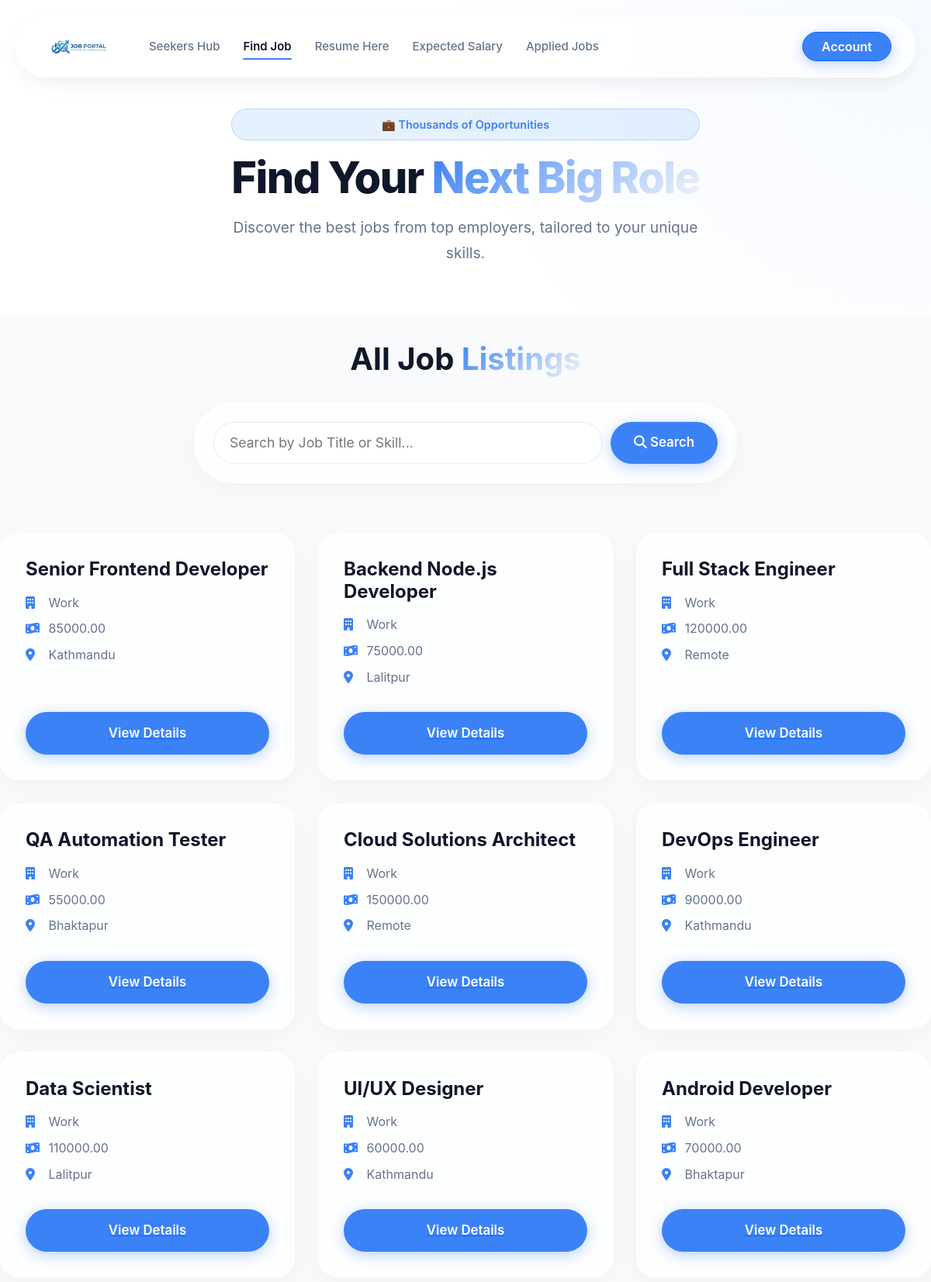
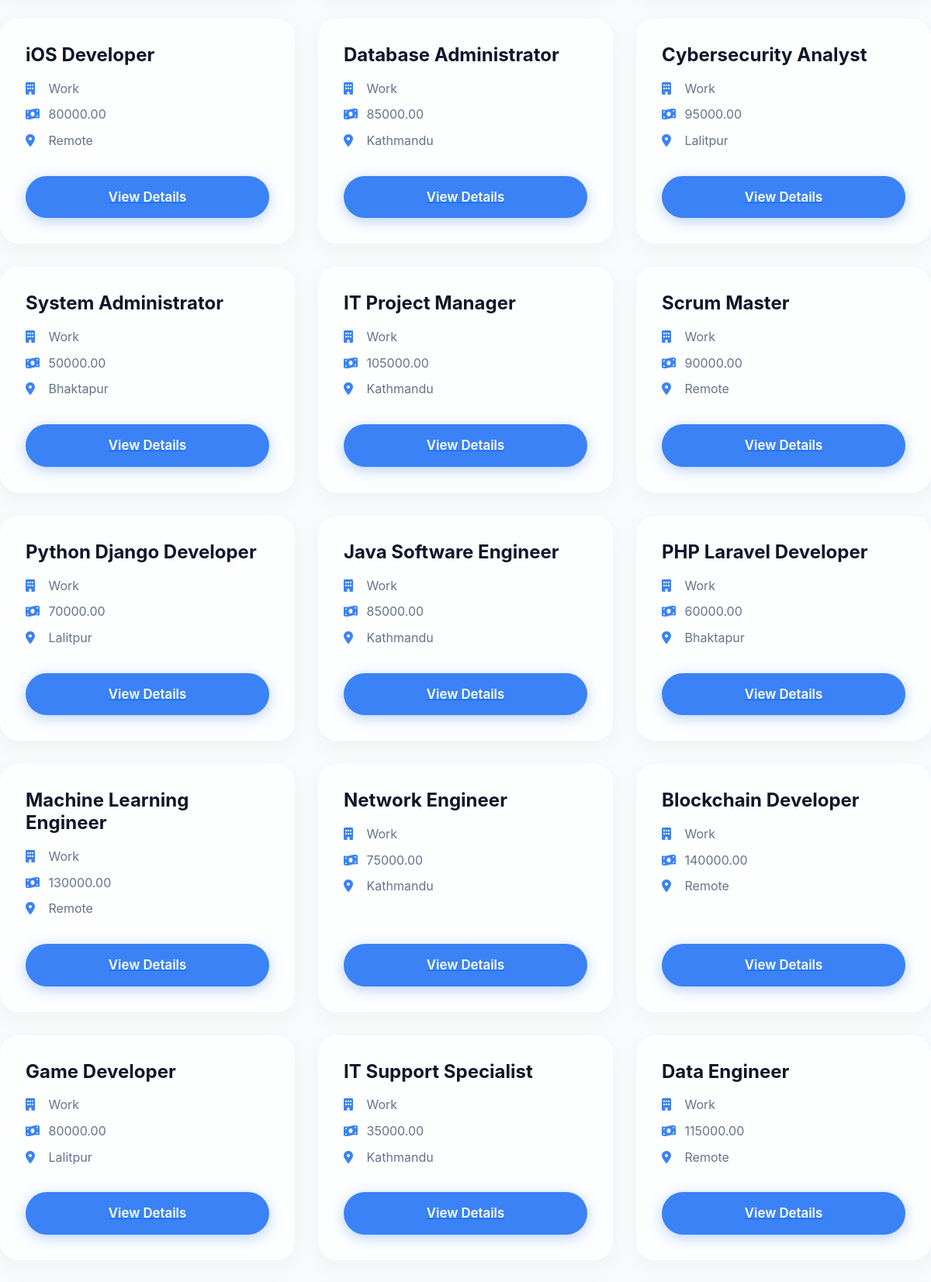
Screenshot of /jobseeker/joblist (upper part) with the database file from the repository (2 pictures, top to bottom).
### tables this page shows
CREATE TABLE IF NOT EXISTS `job_postings` (
  `job_id` int NOT NULL AUTO_INCREMENT,
  `employer_id` int DEFAULT NULL,
  `title` varchar(255) DEFAULT NULL,
  `description` text,
  `requirements` text,
  `location` varchar(255) DEFAULT NULL,
  `salary` decimal(10,2) DEFAULT NULL,
  `date_posted` date DEFAULT NULL,
  `skills` varchar(255) DEFAULT NULL,
  `status` enum('open','close') DEFAULT NULL,
  `workexperience` int NOT NULL,
  PRIMARY KEY (`job_id`),
  KEY `employer_id` (`employer_id`)
);

CREATE TABLE IF NOT EXISTS `employerlogin` (
  `employer_id` int NOT NULL AUTO_INCREMENT,
  `Fullname_E` varchar(255) DEFAULT NULL,
  `Email_Address_E` varchar(255) DEFAULT NULL,
  `Password_E` varchar(255) DEFAULT NULL,
  `Location` varchar(255) DEFAULT NULL,
  `Contact` varchar(15) DEFAULT NULL,
  PRIMARY KEY (`employer_id`)
);

### jobseeker/joblist.php (the view, shortened to what this page needs)
<?php
include '../database_configure.php';
?>
<!DOCTYPE html>
<html lang="en">
<head>
    <link href="https://cdn.jsdelivr.net/npm/bootstrap@5.3.0/dist/css/bootstrap.min.css" rel="stylesheet">
    <link rel="stylesheet" href="../main-styles.css"/>
    <link rel="stylesheet" href="jobseeker-style.css"/>
    <link rel="stylesheet" href="https://cdnjs.cloudflare.com/ajax/libs/font-awesome/6.4.0/css/all.min.css">
</head>
<body>
    <div class="nav-container">
        <nav class="glass-nav">
            <div class="logo">
                <a href="<?php echo defined('BASE_URL') ? BASE_URL : '/'; ?>/home-page"><img src="../img/logo.png" alt="JobPortal Logo"></a>
            </div>
            <div class="nav-content">
                <ul class="nav-links">
                    <li><a href="<?php echo defined('BASE_URL') ? BASE_URL : '/'; ?>/jobseeker/jobseekerHome" class="nav-link">Seekers Hub</a></li>
                    <li><a href="joblist" class="nav-link active">Find Job</a></li>
                    <li><a href="resumepage" class="nav-link">Resume Here</a></li>
                    <li><a href="salaryexpectation" class="nav-link">Expected Salary</a></li>
                    <li><a href="appliedjobs" class="nav-link">Applied Jobs</a></li>
                </ul>
                <div class="nav-actions">
                    <?php if(!isset($_SESSION['username'])): ?>
                        <a href="signin-page" class="btn btn-primary rounded-pill px-4 fw-semibold emp-btn">Account</a>
                    <?php else: ?>
                        <a href="../logout" class="btn btn-outline-danger rounded-pill px-4 fw-semibold js-btn">Log out</a>
                    <?php endif; ?>
                </div>
            </div>
        </nav>
    </div>
    <section class="banner" style="padding-top: 140px; min-height: 40vh; padding-bottom: 4rem; justify-content: center; text-align: center;">
        <div class="banner-content" style="flex: none; padding-right: 0;">
            <span class="badge-pill" style="margin-bottom: 1rem;">💼 Thousands of Opportunities</span>
            <h1 style="font-size: 3.5rem; font-weight: 800; margin-bottom: 1rem;">Find Your <span class="text-gradient">Next Big Role</span></h1>
            <p style="font-size: 1.2rem; color: var(--text-muted); max-width: 600px; margin: 0 auto;">Discover the best jobs from top employers, tailored to your unique skills.</p>
        </div>
    </section>
    <div class="habt_container" style="display: block; max-width: 1200px; margin: 0 auto; padding-bottom: 4rem;">
        <div style="text-align: center; margin-bottom: 2rem; padding-top: 2rem;" id="recommednjobstyleq">
            <h2 style="font-size: 2.5rem; font-weight: 700; color: var(--text-main);">All Job <span class="text-gradient">Listings</span></h2>
        </div>
        <div class="glass-card" style="max-width: 700px; margin: 0 auto 4rem auto; padding: 1.5rem; border-radius: 50px;">
            <form method="GET" style="display: flex; gap: 10px;">
                <?php $displaySearch = isset($_GET['title']) && $_GET['title'] !== '' ? $_GET['title'] : (isset($_GET['keyword']) ? $_GET['keyword'] : ''); ?>
                <input type="text" name="title" placeholder="Search by Job Title or Skill..." value="<?= htmlspecialchars($displaySearch); ?>" style="flex: 1; padding: 12px 20px; border-radius: 50px; border: 1px solid var(--border-color); background: rgba(255,255,255,0.5); font-size: 1.1rem; outline: none; color: var(--text-main);">
                <div class="banner-buttons">
                    <button type="submit" class="btn-primary rounded-pill" style="padding: 12px 30px;"><i class="fa fa-search"></i> Search</button>
                </div>
            </form>
        </div>
        <div class="category-grid">
            <?php
            $fetch = "SELECT j.job_id, j.title, j.location, j.salary, j.status, j.skills, e.employer_id, e.Fullname_E
                    FROM job_postings AS j
                    JOIN employerlogin AS e
                    ON j.employer_id = e.employer_id
                    WHERE j.status = 1";
            $queryfetch = mysqli_query($conn, $fetch);
            if (mysqli_num_rows($queryfetch) > 0) {
                while ($result = mysqli_fetch_assoc($queryfetch)) { ?>
                    <div class="glass-card buy" style="align-items: flex-start; text-align: left; padding: 2rem;">
                        <div style="margin-bottom: 1.5rem; width: 100%;">
                            <h3 style="font-size: 1.5rem; font-weight: 700; color: var(--text-main); margin-bottom: 1rem;"><?= htmlspecialchars($result['title']); ?></h3>
                            <p style="color: var(--text-muted); margin-bottom: 0.5rem;"><i class="fas fa-building" style="color: var(--primary-color); width: 25px;"></i> <?= htmlspecialchars($result['Fullname_E']); ?></p>
                            <p style="color: var(--text-muted); margin-bottom: 0.5rem;"><i class="fas fa-money-bill-wave" style="color: var(--primary-color); width: 25px;"></i> <?= htmlspecialchars($result['salary']); ?></p>
                            <p style="color: var(--text-muted); margin-bottom: 0.5rem;"><i class="fas fa-map-marker-alt" style="color: var(--primary-color); width: 25px;"></i> <?= htmlspecialchars($result['location']); ?></p>
                        </div>
                        <a href="job/<?= $result['job_id']; ?>/<?= urlencode(strtolower(str_replace(' ', '-', $result['title']))); ?>" class="w-100 banner-buttons" style="margin-top: auto;"><button class="btn-primary rounded-pill w-100">View Details</button></a>
                    </div>
                <?php }
            } else {
                echo "<p style='width: 100%; text-align: center;'>No jobs found matching your search.</p>";
            }
            ?>
        </div>
    </div>
    <?php include 'footer.php' ?>
</body>
</html>

### rows the page displays
job_postings: title "Senior Frontend Developer", employer.Fullname_E "Work", salary "85000.00", location "Kathmandu"
job_postings: title "Backend Node.js Developer", employer.Fullname_E "Work", salary "75000.00", location "Lalitpur"
job_postings: title "Full Stack Engineer", employer.Fullname_E "Work", salary "120000.00", location "Remote"
job_postings: title "QA Automation Tester", employer.Fullname_E "Work", salary "55000.00", location "Bhaktapur"
job_postings: title "Cloud Solutions Architect", employer.Fullname_E "Work", salary "150000.00", location "Remote"
job_postings: title "DevOps Engineer", employer.Fullname_E "Work", salary "90000.00", location "Kathmandu"
job_postings: title "Data Scientist", employer.Fullname_E "Work", salary "110000.00", location "Lalitpur"
job_postings: title "UI/UX Designer", employer.Fullname_E "Work", salary "60000.00", location "Kathmandu"
job_postings: title "Android Developer", employer.Fullname_E "Work", salary "70000.00", location "Bhaktapur"
job_postings: title "iOS Developer", employer.Fullname_E "Work", salary "80000.00", location "Remote"
job_postings: title "Database Administrator", employer.Fullname_E "Work", salary "85000.00", location "Kathmandu"
job_postings: title "Cybersecurity Analyst", employer.Fullname_E "Work", salary "95000.00", location "Lalitpur"
job_postings: title "System Administrator", employer.Fullname_E "Work", salary "50000.00", location "Bhaktapur"
job_postings: title "IT Project Manager", employer.Fullname_E "Work", salary "105000.00", location "Kathmandu"
job_postings: title "Scrum Master", employer.Fullname_E "Work", salary "90000.00", location "Remote"
job_postings: title "Python Django Developer", employer.Fullname_E "Work", salary "70000.00", location "Lalitpur"
job_postings: title "Java Software Engineer", employer.Fullname_E "Work", salary "85000.00", location "Kathmandu"
job_postings: title "PHP Laravel Developer", employer.Fullname_E "Work", salary "60000.00", location "Bhaktapur"
job_postings: title "Machine Learning Engineer", employer.Fullname_E "Work", salary "130000.00", location "Remote"
job_postings: title "Network Engineer", employer.Fullname_E "Work", salary "75000.00", location "Kathmandu"
job_postings: title "Blockchain Developer", employer.Fullname_E "Work", salary "140000.00", location "Remote"
job_postings: title "Game Developer", employer.Fullname_E "Work", salary "80000.00", location "Lalitpur"
job_postings: title "IT Support Specialist", employer.Fullname_E "Work", salary "35000.00", location "Kathmandu"
job_postings: title "Data Engineer", employer.Fullname_E "Work", salary "115000.00", location "Remote"
